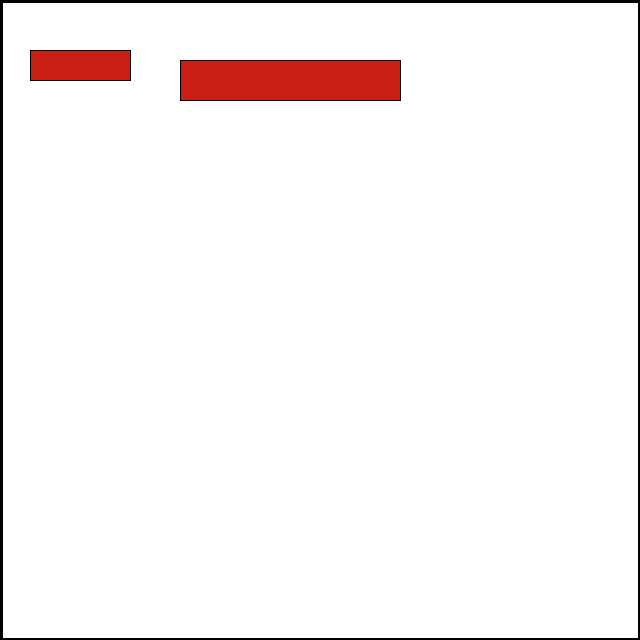
Frame 1 (no input)
Frame 60 (the mouse pressed at the canvas centre just before this capture): identical to frame 1, image omitted
Frame 120 (the mouse held since frame 60 and released just before this capture): identical to frame 1, image omitted

The Processing sketch that drew this single still picture (run headless with seeded random() and noise(); from frame 60 on, the mouse is pressed at the canvas centre):

// Processing sketch: processing_1
// ── processing_1.pde

import java.util.List;
import java.util.ArrayList;

Canvas canvas  = new Canvas(640, 640, Color.WHITE);

void setup(){
  size(640, 640);
}

void draw(){
  canvas.render();
  List<Rect> l = new ArrayList();
  l.add(new Rect(180,60,220,40));
  l.add(new Rect(30,50,100,30));
  
  for (Rect r : l){
       r.render();
  }
  
}
enum Color {
  RED(200,30,20),
  BLACK(0,0,0),
  WHITE(255,255,255);
  // Constructors
  private Color(int r,int g,int b){this.r=r; this.g=g; this.b=b;}
  int r, g, b;
}

class Canvas {
  int w, h;
  Color c;
  Canvas(int w, int h){this(w,h,Color.WHITE);}
  Canvas(int w, int h, Color c){this.w=w; this.h=h; this.c=c;}
  void render(){
    strokeWeight(5);
    color(0,0,0);
    fill(c.r,c.g, c.b);
    rect(0,0,w,h);
  }
}

class Rect {
  int x, y;
  int w, h, t;
  Color c, b;
  // Constructors
  Rect(int x, int y, int s){this(x,y,s,s);}
  Rect(int x, int y, int w, int h){this(x,y,w,h, Color.RED);}
  Rect(int x, int y, int w, int h, Color c){this(x,y,w,h,c,Color.BLACK);}
  Rect(int x, int y, int w, int h, Color c, Color b){this(x,y,w,h,c,b,1);}
  Rect(int x, int y, int w, int h, Color c, Color b, int t){this.x = x; this.y=y; this.w=w; this.h=h; this.c=c;this.b=b;this.t=t;}
  // Render
  void render(){
    strokeWeight(t);
    color(b.r,b.g,b.b);
    fill(c.r,c.g,c.b);
    rect(x,y,w,h);
  }
}
